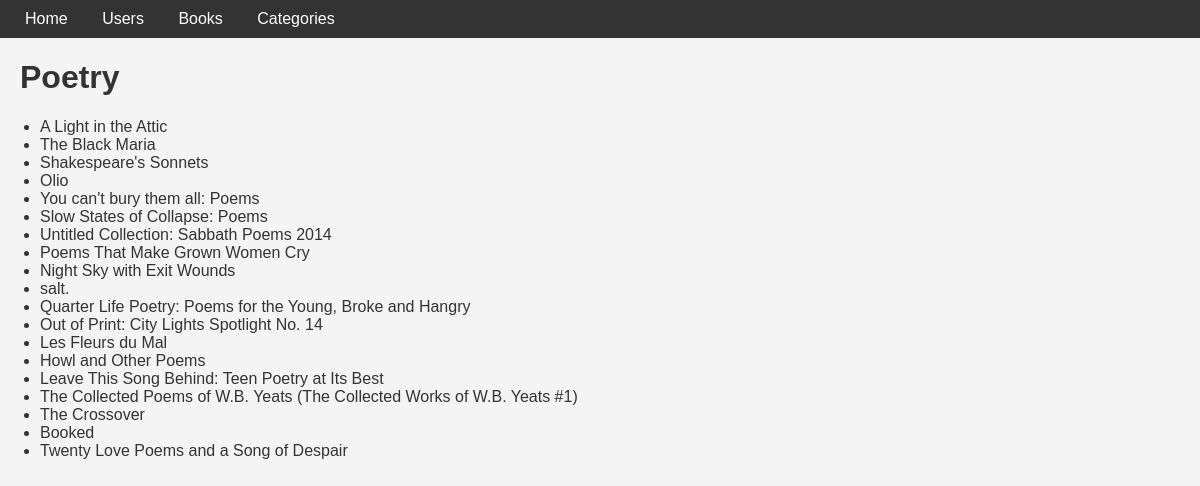
Screenshot of /categories/Poetry with the database file from the repository.
### models.py (models this page shows)
class Category(db.Model):
    id = mapped_column(Integer, primary_key=True)
    name = mapped_column(String)
    books = relationship("Book", back_populates="category")

class Book(db.Model):
    id = mapped_column(Integer, primary_key=True)
    title = mapped_column(String)
    price = mapped_column(DECIMAL(10, 2))
    available = mapped_column(Integer, default=0)
    rating = mapped_column(Integer)
    upc = mapped_column(String)
    url = mapped_column(String)
    category = mapped_column(String)
    category_id = mapped_column(Integer, ForeignKey("category.id"))
    category = relationship("Category", back_populates="books")
    rentals = relationship("BookRental", back_populates="book")

### app.py (the view)
@app.route("/categories/<string:name>")
def category_detail(name):
    statement1 = select(Category).where(Category.name == name)
    records1 = db.session.execute(statement1).scalar()
    statement2 = select(Book).where(Book.category_id == records1.id)
    records2 = db.session.execute(statement2).scalars()
    return render_template("category.html", books=records2, category=name)

### templates/category.html
{% extends "base.html" %}
{% block content %}
<h1>{{ category }}</h1>
<ul>
    {% for book in books %}
    <li>{{ book.title }}</li>
    {% endfor %}
</ul>
{% endblock %}

### static/style.css (style rules this page uses)
body { font-family: Arial, sans-serif; background-color: #f4f4f4; color: #333; margin: 0; padding: 0; }
h1 { color: #333; font-family: Arial, sans-serif; margin-left: 20px; }

### rows the page displays
Category: name "Poetry"
Book: title "A Light in the Attic"
Book: title "The Black Maria"
Book: title "Shakespeare's Sonnets"
Book: title "Olio"
Book: title "You can't bury them all: Poems"
Book: title "Slow States of Collapse: Poems"
Book: title "Untitled Collection: Sabbath Poems 2014"
Book: title "Poems That Make Grown Women Cry"
Book: title "Night Sky with Exit Wounds"
Book: title "salt."
Book: title "Quarter Life Poetry: Poems for the Young, Broke and Hangry"
Book: title "Out of Print: City Lights Spotlight No. 14"
Book: title "Les Fleurs du Mal"
Book: title "Howl and Other Poems"
Book: title "Leave This Song Behind: Teen Poetry at Its Best"
Book: title "The Collected Poems of W.B. Yeats (The Collected Works of W.B. Yeats #1)"
Book: title "The Crossover"
Book: title "Booked"
Book: title "Twenty Love Poems and a Song of Despair"
